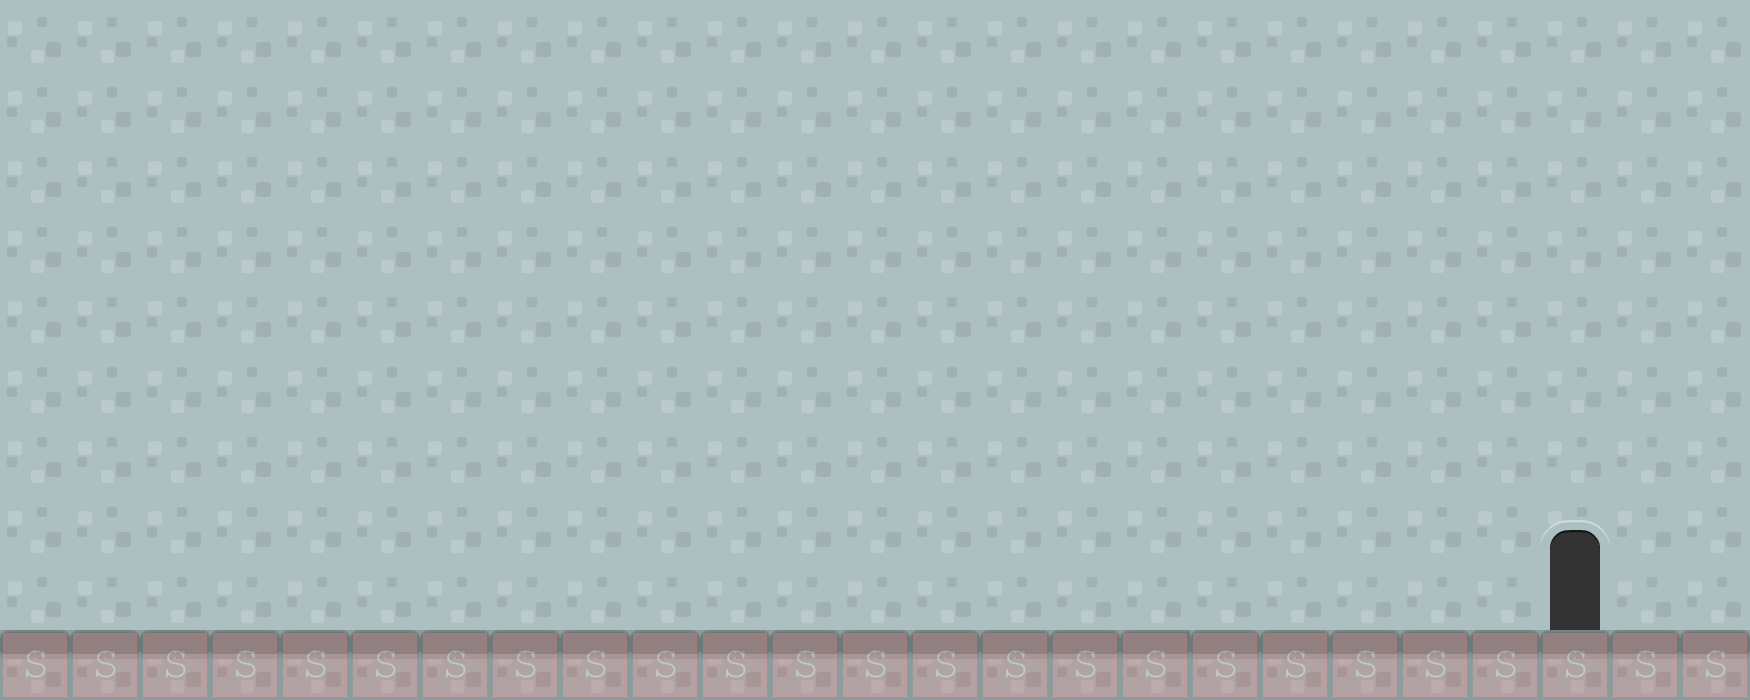

Below is a game level as drawn by its tile map, then a one-line description and the .tmx that defines it (tile-layer data replaced by summaries):
An orthogonal 25x10 tile map with 70x70 px tiles, 3 tile layers (Background-2, Background-1, Collision), 3 tilesets and 1 object (levelTrigger).

<map version="1.0" orientation="orthogonal" renderorder="right-down" width="25" height="10" tilewidth="70" tileheight="70" backgroundcolor="#808080">
 <tileset firstgid="1" name="background-tiles" tilewidth="70" tileheight="70">
  <image source="../img/background-tiles.png" width="910" height="910" />
 </tileset>
 <tileset firstgid="170" name="meta-tiles" tilewidth="70" tileheight="70">
  <image source="../img/meta-tiles.png" width="350" height="70" />
  <tile id="4">
   <properties>
    <property name="type" value="solid" />
   </properties>
  </tile>
 </tileset>
 <tileset firstgid="175" name="item-spritesheet" tilewidth="70" tileheight="70">
  <image source="../img/item-spritesheet.png" width="560" height="560" />
 </tileset>
 <layer name="Background-2" width="25" height="10">
  <data>[250 cells, 250 non-empty, 1 distinct tile ids]</data>
 </layer>
 <layer name="Background-1" width="25" height="10">
  <data>[250 cells, 27 non-empty, 4 distinct tile ids]</data>
 </layer>
 <layer name="Collision" width="25" height="10" opacity="0.19">
  <data>[250 cells, 25 non-empty, 1 distinct tile ids]</data>
 </layer>
 <objectgroup name="Trigger-Entities">
  <object name="levelTrigger" x="1542" y="492" width="66" height="138" />
 </objectgroup>
</map>
